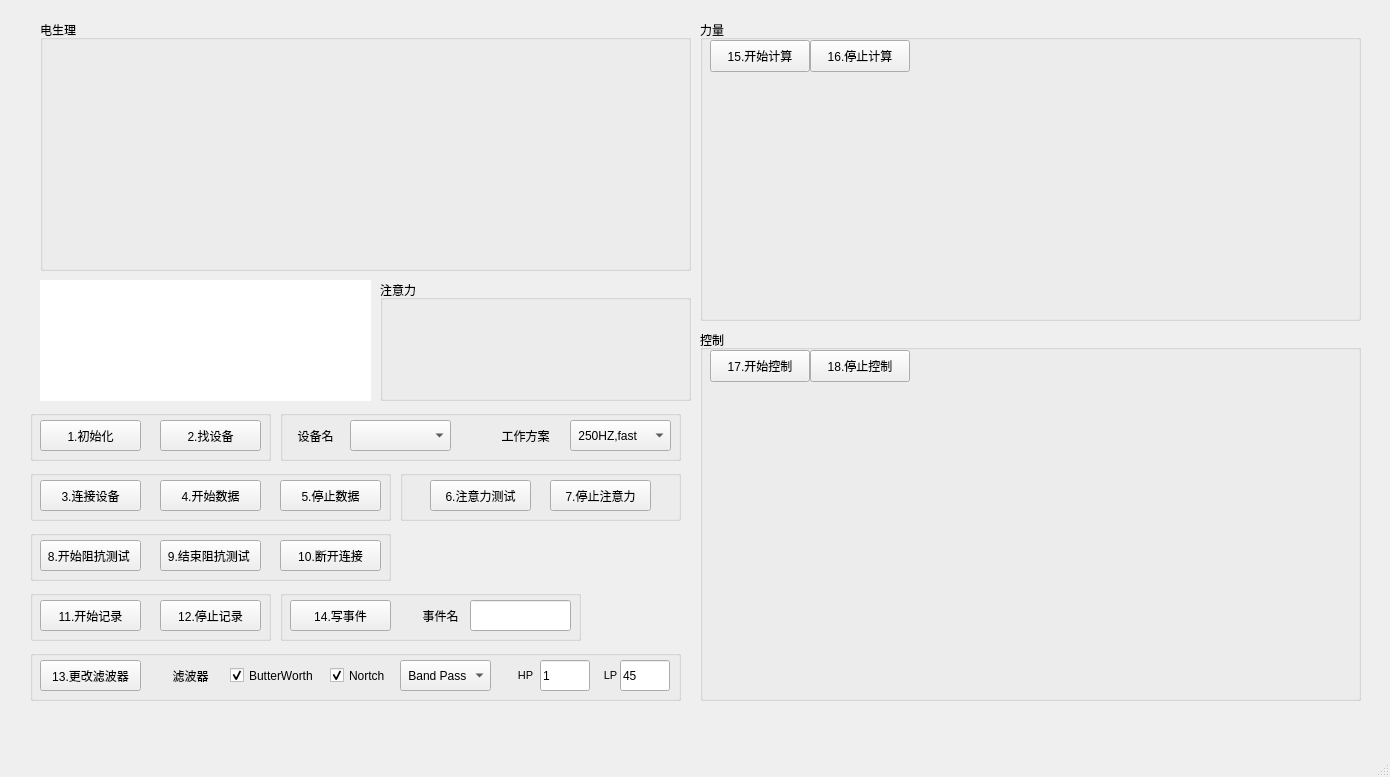
<?xml version="1.0" encoding="UTF-8"?>
<ui version="4.0">
 <class>MainWindow</class>
 <widget class="QMainWindow" name="MainWindow">
  <property name="geometry">
   <rect>
    <x>0</x>
    <y>0</y>
    <width>1390</width>
    <height>777</height>
   </rect>
  </property>
  <property name="font">
   <font>
    <pointsize>9</pointsize>
   </font>
  </property>
  <property name="windowTitle">
   <string>EEG Monitor</string>
  </property>
  <widget class="QWidget" name="centralwidget">
   <widget class="QPushButton" name="intBtn">
    <property name="geometry">
     <rect>
      <x>40</x>
      <y>420</y>
      <width>101</width>
      <height>31</height>
     </rect>
    </property>
    <property name="text">
     <string>1.初始化</string>
    </property>
   </widget>
   <widget class="QPushButton" name="findBtn">
    <property name="geometry">
     <rect>
      <x>160</x>
      <y>420</y>
      <width>101</width>
      <height>31</height>
     </rect>
    </property>
    <property name="text">
     <string>2.找设备</string>
    </property>
   </widget>
   <widget class="QPushButton" name="connectBtn">
    <property name="geometry">
     <rect>
      <x>40</x>
      <y>480</y>
      <width>101</width>
      <height>31</height>
     </rect>
    </property>
    <property name="text">
     <string>3.连接设备</string>
    </property>
   </widget>
   <widget class="QPushButton" name="pulldataBtn">
    <property name="geometry">
     <rect>
      <x>160</x>
      <y>480</y>
      <width>101</width>
      <height>31</height>
     </rect>
    </property>
    <property name="text">
     <string>4.开始数据</string>
    </property>
   </widget>
   <widget class="QPushButton" name="stopPulldataBtn">
    <property name="geometry">
     <rect>
      <x>280</x>
      <y>480</y>
      <width>101</width>
      <height>31</height>
     </rect>
    </property>
    <property name="text">
     <string>5.停止数据</string>
    </property>
   </widget>
   <widget class="QPushButton" name="startTranningBtn">
    <property name="enabled">
     <bool>true</bool>
    </property>
    <property name="geometry">
     <rect>
      <x>430</x>
      <y>480</y>
      <width>101</width>
      <height>31</height>
     </rect>
    </property>
    <property name="text">
     <string>6.注意力测试</string>
    </property>
   </widget>
   <widget class="QPushButton" name="abortTranningBtn">
    <property name="enabled">
     <bool>true</bool>
    </property>
    <property name="geometry">
     <rect>
      <x>550</x>
      <y>480</y>
      <width>101</width>
      <height>31</height>
     </rect>
    </property>
    <property name="text">
     <string>7.停止注意力</string>
    </property>
   </widget>
   <widget class="QPushButton" name="startTestingBtn">
    <property name="geometry">
     <rect>
      <x>40</x>
      <y>540</y>
      <width>101</width>
      <height>31</height>
     </rect>
    </property>
    <property name="text">
     <string>8.开始阻抗测试 </string>
    </property>
   </widget>
   <widget class="QPushButton" name="endTestingBtn">
    <property name="geometry">
     <rect>
      <x>160</x>
      <y>540</y>
      <width>101</width>
      <height>31</height>
     </rect>
    </property>
    <property name="text">
     <string>9.结束阻抗测试 </string>
    </property>
   </widget>
   <widget class="QPushButton" name="disconnectBtn">
    <property name="geometry">
     <rect>
      <x>280</x>
      <y>540</y>
      <width>101</width>
      <height>31</height>
     </rect>
    </property>
    <property name="text">
     <string>10.断开连接</string>
    </property>
   </widget>
   <widget class="QListWidget" name="myMsgBox">
    <property name="geometry">
     <rect>
      <x>40</x>
      <y>280</y>
      <width>331</width>
      <height>121</height>
     </rect>
    </property>
    <property name="styleSheet">
     <string notr="true">border-radius:16px;</string>
    </property>
   </widget>
   <widget class="QPushButton" name="startRecordingBtn">
    <property name="geometry">
     <rect>
      <x>40</x>
      <y>600</y>
      <width>101</width>
      <height>31</height>
     </rect>
    </property>
    <property name="text">
     <string>11.开始记录</string>
    </property>
   </widget>
   <widget class="QPushButton" name="endRecordingBtn">
    <property name="geometry">
     <rect>
      <x>160</x>
      <y>600</y>
      <width>101</width>
      <height>31</height>
     </rect>
    </property>
    <property name="text">
     <string>12.停止记录</string>
    </property>
   </widget>
   <widget class="QComboBox" name="deviceBox">
    <property name="geometry">
     <rect>
      <x>350</x>
      <y>420</y>
      <width>101</width>
      <height>31</height>
     </rect>
    </property>
   </widget>
   <widget class="QComboBox" name="protocalBox">
    <property name="geometry">
     <rect>
      <x>570</x>
      <y>420</y>
      <width>101</width>
      <height>31</height>
     </rect>
    </property>
    <item>
     <property name="text">
      <string> 250HZ,fast</string>
     </property>
    </item>
    <item>
     <property name="text">
      <string> 250HZ,slow</string>
     </property>
    </item>
    <item>
     <property name="text">
      <string> 500HZ,fast</string>
     </property>
    </item>
    <item>
     <property name="text">
      <string> 1000HZ,fast</string>
     </property>
    </item>
   </widget>
   <widget class="QPushButton" name="filterBtn">
    <property name="geometry">
     <rect>
      <x>40</x>
      <y>660</y>
      <width>101</width>
      <height>31</height>
     </rect>
    </property>
    <property name="text">
     <string>13.更改滤波器</string>
    </property>
   </widget>
   <widget class="QLabel" name="label">
    <property name="geometry">
     <rect>
      <x>290</x>
      <y>420</y>
      <width>51</width>
      <height>31</height>
     </rect>
    </property>
    <property name="text">
     <string>设备名</string>
    </property>
    <property name="alignment">
     <set>Qt::AlignCenter</set>
    </property>
   </widget>
   <widget class="QLabel" name="label_3">
    <property name="geometry">
     <rect>
      <x>490</x>
      <y>420</y>
      <width>71</width>
      <height>31</height>
     </rect>
    </property>
    <property name="text">
     <string>工作方案</string>
    </property>
    <property name="alignment">
     <set>Qt::AlignCenter</set>
    </property>
   </widget>
   <widget class="QPushButton" name="annotationBtn">
    <property name="geometry">
     <rect>
      <x>290</x>
      <y>600</y>
      <width>101</width>
      <height>31</height>
     </rect>
    </property>
    <property name="text">
     <string>14.写事件</string>
    </property>
   </widget>
   <widget class="QLineEdit" name="eventBox">
    <property name="geometry">
     <rect>
      <x>470</x>
      <y>600</y>
      <width>101</width>
      <height>31</height>
     </rect>
    </property>
   </widget>
   <widget class="QLabel" name="label_7">
    <property name="geometry">
     <rect>
      <x>410</x>
      <y>600</y>
      <width>61</width>
      <height>31</height>
     </rect>
    </property>
    <property name="text">
     <string>事件名</string>
    </property>
    <property name="alignment">
     <set>Qt::AlignCenter</set>
    </property>
   </widget>
   <widget class="QGroupBox" name="groupBox">
    <property name="geometry">
     <rect>
      <x>30</x>
      <y>410</y>
      <width>241</width>
      <height>51</height>
     </rect>
    </property>
    <property name="title">
     <string/>
    </property>
   </widget>
   <widget class="QGroupBox" name="groupBox_2">
    <property name="geometry">
     <rect>
      <x>30</x>
      <y>470</y>
      <width>361</width>
      <height>51</height>
     </rect>
    </property>
    <property name="title">
     <string/>
    </property>
   </widget>
   <widget class="QGroupBox" name="groupBox_3">
    <property name="geometry">
     <rect>
      <x>30</x>
      <y>530</y>
      <width>361</width>
      <height>51</height>
     </rect>
    </property>
    <property name="title">
     <string/>
    </property>
   </widget>
   <widget class="QGroupBox" name="groupBox_4">
    <property name="geometry">
     <rect>
      <x>30</x>
      <y>590</y>
      <width>241</width>
      <height>51</height>
     </rect>
    </property>
    <property name="title">
     <string/>
    </property>
   </widget>
   <widget class="QGroupBox" name="groupBox_6">
    <property name="geometry">
     <rect>
      <x>280</x>
      <y>590</y>
      <width>301</width>
      <height>51</height>
     </rect>
    </property>
    <property name="title">
     <string/>
    </property>
   </widget>
   <widget class="QGroupBox" name="groupBox_7">
    <property name="geometry">
     <rect>
      <x>30</x>
      <y>650</y>
      <width>651</width>
      <height>51</height>
     </rect>
    </property>
    <property name="title">
     <string/>
    </property>
    <widget class="QLabel" name="label_32">
     <property name="geometry">
      <rect>
       <x>485</x>
       <y>10</y>
       <width>21</width>
       <height>31</height>
      </rect>
     </property>
     <property name="font">
      <font>
       <pointsize>8</pointsize>
       <italic>false</italic>
      </font>
     </property>
     <property name="text">
      <string>HP</string>
     </property>
     <property name="alignment">
      <set>Qt::AlignCenter</set>
     </property>
    </widget>
    <widget class="QLabel" name="label_2">
     <property name="geometry">
      <rect>
       <x>130</x>
       <y>10</y>
       <width>61</width>
       <height>31</height>
      </rect>
     </property>
     <property name="text">
      <string>滤波器</string>
     </property>
     <property name="alignment">
      <set>Qt::AlignCenter</set>
     </property>
    </widget>
    <widget class="QLineEdit" name="lpBox">
     <property name="geometry">
      <rect>
       <x>590</x>
       <y>10</y>
       <width>50</width>
       <height>31</height>
      </rect>
     </property>
     <property name="sizePolicy">
      <sizepolicy hsizetype="Fixed" vsizetype="Fixed">
       <horstretch>0</horstretch>
       <verstretch>0</verstretch>
      </sizepolicy>
     </property>
     <property name="minimumSize">
      <size>
       <width>30</width>
       <height>0</height>
      </size>
     </property>
     <property name="maximumSize">
      <size>
       <width>50</width>
       <height>16777215</height>
      </size>
     </property>
     <property name="text">
      <string>45</string>
     </property>
    </widget>
    <widget class="QCheckBox" name="northBox">
     <property name="geometry">
      <rect>
       <x>300</x>
       <y>10</y>
       <width>59</width>
       <height>31</height>
      </rect>
     </property>
     <property name="text">
      <string>Nortch</string>
     </property>
     <property name="checked">
      <bool>true</bool>
     </property>
    </widget>
    <widget class="QCheckBox" name="butterBox">
     <property name="geometry">
      <rect>
       <x>200</x>
       <y>10</y>
       <width>91</width>
       <height>31</height>
      </rect>
     </property>
     <property name="text">
      <string>ButterWorth</string>
     </property>
     <property name="checked">
      <bool>true</bool>
     </property>
    </widget>
    <widget class="QLineEdit" name="hpBox">
     <property name="geometry">
      <rect>
       <x>510</x>
       <y>10</y>
       <width>50</width>
       <height>31</height>
      </rect>
     </property>
     <property name="sizePolicy">
      <sizepolicy hsizetype="Fixed" vsizetype="Fixed">
       <horstretch>0</horstretch>
       <verstretch>0</verstretch>
      </sizepolicy>
     </property>
     <property name="minimumSize">
      <size>
       <width>30</width>
       <height>0</height>
      </size>
     </property>
     <property name="maximumSize">
      <size>
       <width>50</width>
       <height>16777215</height>
      </size>
     </property>
     <property name="text">
      <string>1</string>
     </property>
    </widget>
    <widget class="QComboBox" name="filterBox">
     <property name="geometry">
      <rect>
       <x>370</x>
       <y>10</y>
       <width>91</width>
       <height>31</height>
      </rect>
     </property>
     <item>
      <property name="text">
       <string> Band Pass</string>
      </property>
     </item>
     <item>
      <property name="text">
       <string> High Pass</string>
      </property>
     </item>
     <item>
      <property name="text">
       <string> Low Pass</string>
      </property>
     </item>
     <item>
      <property name="text">
       <string> Band Stop</string>
      </property>
     </item>
    </widget>
    <widget class="QLabel" name="label_33">
     <property name="geometry">
      <rect>
       <x>570</x>
       <y>10</y>
       <width>21</width>
       <height>31</height>
      </rect>
     </property>
     <property name="font">
      <font>
       <pointsize>8</pointsize>
       <italic>false</italic>
      </font>
     </property>
     <property name="text">
      <string>LP</string>
     </property>
     <property name="alignment">
      <set>Qt::AlignCenter</set>
     </property>
    </widget>
   </widget>
   <widget class="QGroupBox" name="groupBox_8">
    <property name="geometry">
     <rect>
      <x>280</x>
      <y>410</y>
      <width>401</width>
      <height>51</height>
     </rect>
    </property>
    <property name="title">
     <string/>
    </property>
   </widget>
   <widget class="QGroupBox" name="groupBox_5">
    <property name="geometry">
     <rect>
      <x>400</x>
      <y>470</y>
      <width>281</width>
      <height>51</height>
     </rect>
    </property>
    <property name="title">
     <string/>
    </property>
   </widget>
   <widget class="QGroupBox" name="groupBox_9">
    <property name="geometry">
     <rect>
      <x>700</x>
      <y>20</y>
      <width>661</width>
      <height>301</height>
     </rect>
    </property>
    <property name="title">
     <string>力量</string>
    </property>
    <widget class="QPushButton" name="powerButton">
     <property name="geometry">
      <rect>
       <x>10</x>
       <y>20</y>
       <width>100</width>
       <height>32</height>
      </rect>
     </property>
     <property name="text">
      <string>15.开始计算</string>
     </property>
    </widget>
    <widget class="QWidget" name="powerWidget" native="true">
     <property name="geometry">
      <rect>
       <x>10</x>
       <y>50</y>
       <width>641</width>
       <height>241</height>
      </rect>
     </property>
    </widget>
    <widget class="QPushButton" name="powerStopButton">
     <property name="geometry">
      <rect>
       <x>110</x>
       <y>20</y>
       <width>100</width>
       <height>32</height>
      </rect>
     </property>
     <property name="text">
      <string>16.停止计算</string>
     </property>
    </widget>
   </widget>
   <widget class="QGroupBox" name="controlGroupBox">
    <property name="geometry">
     <rect>
      <x>700</x>
      <y>330</y>
      <width>661</width>
      <height>371</height>
     </rect>
    </property>
    <property name="title">
     <string>控制</string>
    </property>
    <widget class="QWidget" name="controlWidget" native="true">
     <property name="geometry">
      <rect>
       <x>0</x>
       <y>20</y>
       <width>661</width>
       <height>350</height>
      </rect>
     </property>
     <widget class="QPushButton" name="controlButton">
      <property name="geometry">
       <rect>
        <x>10</x>
        <y>0</y>
        <width>100</width>
        <height>32</height>
       </rect>
      </property>
      <property name="text">
       <string>17.开始控制</string>
      </property>
     </widget>
     <widget class="QPushButton" name="controlStopButton">
      <property name="geometry">
       <rect>
        <x>110</x>
        <y>0</y>
        <width>100</width>
        <height>32</height>
       </rect>
      </property>
      <property name="text">
       <string>18.停止控制</string>
      </property>
     </widget>
    </widget>
   </widget>
   <widget class="QGroupBox" name="groupBox_10">
    <property name="geometry">
     <rect>
      <x>40</x>
      <y>20</y>
      <width>651</width>
      <height>251</height>
     </rect>
    </property>
    <property name="title">
     <string>电生理</string>
    </property>
    <widget class="QWidget" name="eegWidget" native="true">
     <property name="geometry">
      <rect>
       <x>10</x>
       <y>20</y>
       <width>631</width>
       <height>221</height>
      </rect>
     </property>
     <property name="minimumSize">
      <size>
       <width>0</width>
       <height>180</height>
      </size>
     </property>
     <property name="styleSheet">
      <string notr="true"/>
     </property>
    </widget>
   </widget>
   <widget class="QGroupBox" name="groupBox_11">
    <property name="geometry">
     <rect>
      <x>380</x>
      <y>280</y>
      <width>311</width>
      <height>121</height>
     </rect>
    </property>
    <property name="title">
     <string>注意力</string>
    </property>
    <widget class="QWidget" name="attentionWidget" native="true">
     <property name="geometry">
      <rect>
       <x>10</x>
       <y>20</y>
       <width>291</width>
       <height>91</height>
      </rect>
     </property>
    </widget>
   </widget>
   <zorder>groupBox_5</zorder>
   <zorder>groupBox_7</zorder>
   <zorder>groupBox_8</zorder>
   <zorder>groupBox_6</zorder>
   <zorder>groupBox_4</zorder>
   <zorder>groupBox_3</zorder>
   <zorder>groupBox_2</zorder>
   <zorder>groupBox</zorder>
   <zorder>intBtn</zorder>
   <zorder>findBtn</zorder>
   <zorder>connectBtn</zorder>
   <zorder>pulldataBtn</zorder>
   <zorder>stopPulldataBtn</zorder>
   <zorder>startTranningBtn</zorder>
   <zorder>abortTranningBtn</zorder>
   <zorder>startTestingBtn</zorder>
   <zorder>endTestingBtn</zorder>
   <zorder>disconnectBtn</zorder>
   <zorder>myMsgBox</zorder>
   <zorder>startRecordingBtn</zorder>
   <zorder>endRecordingBtn</zorder>
   <zorder>deviceBox</zorder>
   <zorder>protocalBox</zorder>
   <zorder>filterBtn</zorder>
   <zorder>label</zorder>
   <zorder>label_3</zorder>
   <zorder>annotationBtn</zorder>
   <zorder>eventBox</zorder>
   <zorder>label_7</zorder>
   <zorder>groupBox_9</zorder>
   <zorder>controlGroupBox</zorder>
   <zorder>groupBox_10</zorder>
   <zorder>groupBox_11</zorder>
  </widget>
  <widget class="QMenuBar" name="menubar">
   <property name="geometry">
    <rect>
     <x>0</x>
     <y>0</y>
     <width>1390</width>
     <height>23</height>
    </rect>
   </property>
  </widget>
  <widget class="QStatusBar" name="statusbar"/>
 </widget>
 <resources/>
 <connections/>
</ui>
